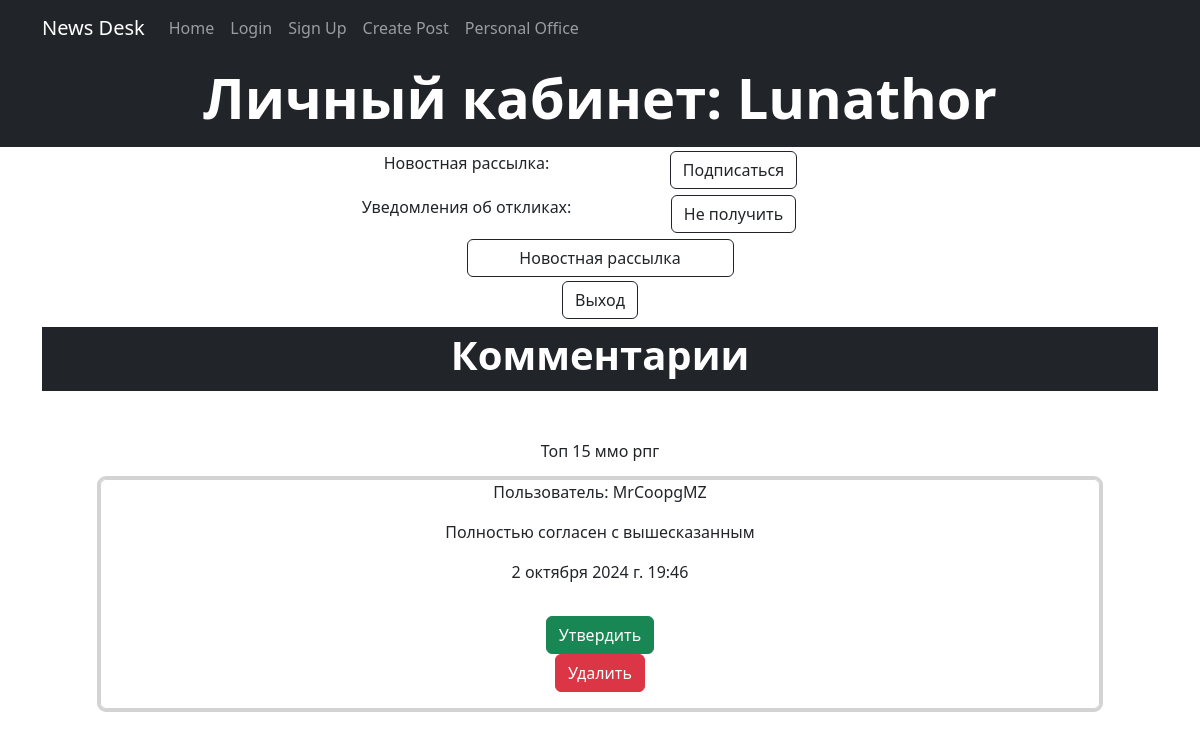
The page /personal/ (signed in) on the database as committed earlier.
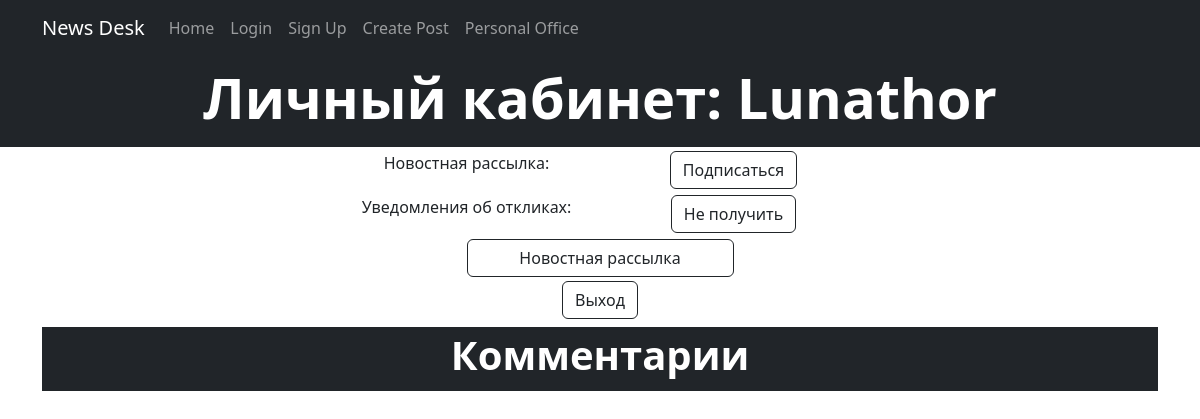
The same page on the database as committed later.
### desk/models.py (models this page shows, shortened)
class Post(models.Model):
    class Meta:
        verbose_name = 'Пост'
        verbose_name_plural = 'Посты'
    title = models.CharField(max_length=200, verbose_name="Заголовок")
    text = models.TextField(verbose_name="Текст")
    author = models.ForeignKey(User, on_delete=models.CASCADE, verbose_name="Автор")
    category = models.CharField(max_length=2, choices=CATEGORY_CHOICE, verbose_name="Категория")
    time_in = models.DateTimeField(auto_now_add=True)
    def preview(self):
        dots = ''
        if len(self.title) > 30:
            dots = '...'
        return self.title[:30] + dots

class Comment(models.Model):
    class Meta:
        verbose_name = 'Отклик'
        verbose_name_plural = 'Отклики'
    post = models.ForeignKey(Post, on_delete=models.CASCADE, verbose_name="Пост")
    author = models.ForeignKey(User, on_delete=models.CASCADE, verbose_name="Автор")
    text = models.TextField(verbose_name="Текст")
    time_in = models.DateTimeField(auto_now_add=True)
    confirmed = models.BooleanField(default=False, verbose_name="Подтвержденный отклик")

class User(AbstractUser):
    class Meta:
        verbose_name = 'Пользователь'
        verbose_name_plural = 'Пользователи'
    email = models.EmailField(unique=True)
    is_verified = models.BooleanField(default=False)
    email_otp = models.CharField(max_length=6, blank=True, null=True)
    user_response = models.BooleanField(default=True, verbose_name="Уведомление об откликах")
    news_subscription = models.BooleanField(default=False, verbose_name="Новостная рассылка")
    USERNAME_FIELD = "email"
    REQUIRED_FIELDS = ["username"]
    def __str__(self):
        return f'{self.username}'

### desk/views.py (the view, shortened to what this page needs)
# urls.py: path('personal/', PersonalOfficeView.as_view(), name='personal'),
class PersonalOfficeView(CustomLoginRequiredMixin, ListView):
    model = Comment
    template_name = 'personal_office.html'
    context_object_name = 'comments'
    def get_context_data(self, **kwargs):
        context = super().get_context_data(**kwargs)
        context['user'] = self.request.user
        context['posts'] = Post.objects.filter(author=self.request.user).order_by('-time_in')
        return context

### desk/mixins.py (called while the page is built)
    def dispatch(self, request, *args, **kwargs):
        if not request.user.is_authenticated:
            return redirect('login')
        return super().dispatch(request, *args, **kwargs)

### desk/templatetags/custom_filters.py (called while the page is built)
@register.filter
def have_comments(pk: int) -> bool:
    if Comment.objects.filter(post=pk, confirmed=False).exists():
        return True
    else:
        return False

### templates/personal_office.html (shortened to what the changed rows need)
{% extends 'flatpages/default.html' %}
{% load custom_filters %}
{% block name %}
    Личный кабинет: {{ user.username }}
{% endblock name %}
{% block content %}
    <div class="container px-4 px-lg-5 mt-1">
        <div class="row gx-4 gx-lg-5 row-cols-2 row-cols-md-3 row-cols-xl-4 justify-content-center">
        </div>
        <div class="row gx-4 gx-lg-5 row-cols-2 row-cols-md-3 row-cols-xl-4 mt-1 justify-content-center">
        </div>
        {% if user.is_staff %}
            <div class="row gx-4 gx-lg-5 row-cols-2 row-cols-md-3 row-cols-xl-4 mt-1 justify-content-center">
            </div>
        {% endif %}
    </div>
    <div class="row gx-4 gx-lg-5 row-cols-2 row-cols-md-3 row-cols-xl-4 mt-1 justify-content-center">
        <form action="{% url 'logout' %}" method="post" >
        </form>
    </div>
    <header class="bg-dark py-1 mt-2">
        <div class="container px-4 px-lg-5 ">
            <div class="text-center text-white">
                <h1 class="display-6 fw-bolder">
                    Комментарии
                </h1>
            </div>
        </div>
    </header>
    <div class="container px-4 px-lg-5 mt-5 justify-content-center" xmlns="http://www.w3.org/1999/html">
        {% for post in posts %}
            {% if post.id|have_comments %}
                {{ post.preview }}
                {% for comm in comments %}
                    {% if comm.post == post and not comm.confirmed %}
                            <div class="row gx-4 gx-lg-5 row-cols-2 row-cols-md-3 row-cols-xl-4 mt-3 justify-content-center">
                                <div class="card h-100" style="height: 200px; width: 1000px; outline: 3px lightgrey solid;">
                                    <p>
                                        Пользователь:
                                        {{ comm.author }}
                                    </p>
                                    <p>
                                        {{ comm.text }}
                                    </p>
                                    <p>
                                        {{ comm.time_in }}
                                    </p>
                                    <p>
                                        <form method="post">
                                            <input type="submit" class="btn btn-success" value="Утвердить">
                                        </form>
                                        <form method="post">
                                            <input type="submit" class="btn btn-danger" value="Удалить">
                                        </form>
                                    </p>
                                </div>
                            </div>
                    {% endif %}
                {% endfor %}
            {% endif %}
        {% endfor %}
    </div>
{% endblock content %}

Rows that differ between the two databases and show on the page:
no longer on this page (row unchanged): Post: preview "Топ 15 ммо рпг"
no longer on this page (row edited): Comment: author "MrCoopgMZ", text "Полностью согласен с вышесказанным", time_in "2 октября 2024 г. 19:46"
